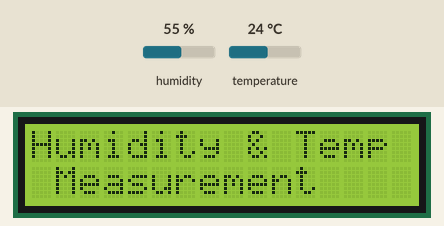
Simulated run of this sketch. Board: Arduino Uno, built with avr-gcc and run on an emulated ATmega328P. On the bench: 16×2 character LCD. The test bench sets the inputs (shaded band); at power-on: humidity 55 %, temperature 24 °C. The modem accepts every AT command (registered, SIM ready, sends succeed) and sends nothing else; what the sketch prints to the serial monitor is not drawn.

Above: at 0.1 s.
At 2.1 s:
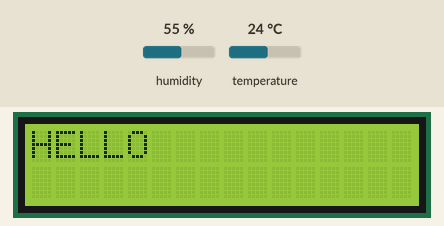
At 13.7 s:
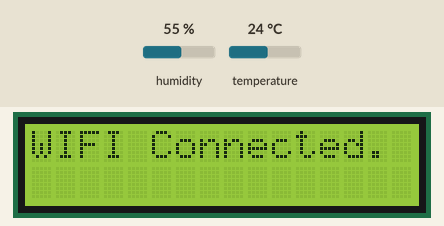
At 14.7 s:
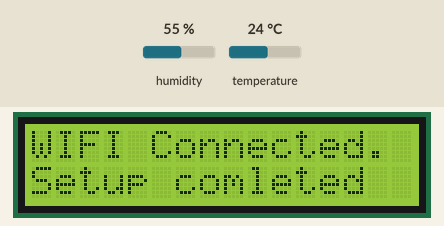
At 17.7 s:
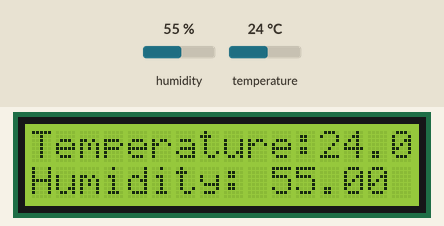

Measured:
- what the display in image 1 shows lasts 2.0 s, from 2.1 s to 4.1 s
- what the display in image 2 shows lasts 1.0 s, from 13.7 s to 14.7 s
- what the display in image 3 shows lasts 3.0 s, from 14.7 s to 17.7 s

The sketch:

bbbbbb.ino
```cpp
#include <SoftwareSerial.h>

SoftwareSerial espSerial =  SoftwareSerial(2,3);
#include <DHT.h>
#include <LiquidCrystal.h>
LiquidCrystal lcd(14,15,16,17,18,19);
#define DHTPIN 12
#define DHTTYPE DHT11
DHT dht(DHTPIN, DHTTYPE);

String apiKey = "UM71PM0QOBX00QEP";

String ssid="Link 16p";

String password ="123456*123";

boolean DEBUG=true;

//========================================================================

void showResponse(int waitTime){

    long t=millis();

    char c;

    while (t+waitTime>millis()){

      if (espSerial.available()){

        c=espSerial.read();

        if (DEBUG) Serial.print(c);

      }

    }


}

//========================================================================

boolean thingSpeakWrite(float value1, float value2){

  String cmd = "AT+CIPSTART=\"TCP\",\"";                  // TCP connection

  cmd += "184.106.153.149";                               // api.thingspeak.com

  cmd += "\",80";

  espSerial.println(cmd);

  if (DEBUG) Serial.println(cmd);

  if(espSerial.find("Error")){

    if (DEBUG) Serial.println("AT+CIPSTART error");

    return false;

  }

  String getStr = "GET /update?api_key=";

  getStr += apiKey;

   getStr +="&field1=";

  getStr += String(value1);

  getStr +="&field2=";

  getStr += String(value2);

    getStr += "\r\n\r\n";

  // send data length

  cmd = "AT+CIPSEND=";

  cmd += String(getStr.length());

  espSerial.println(cmd);

  if (DEBUG)  Serial.println(cmd);


  delay(100);

  if(espSerial.find(">")){

    espSerial.print(getStr);

    if (DEBUG)  Serial.print(getStr);

  }

  else{

    espSerial.println("AT+CIPCLOSE");


    if (DEBUG)   Serial.println("AT+CIPCLOSE");

    return false;

  }

  return true;

}

//================================================================================ setup

void setup() {

 lcd.begin(16, 2);

 lcd.clear();

 lcd.print("Humidity & Temp");

 lcd.setCursor(0,1);

 lcd.print(" Measurement");

 delay(2000);

 lcd.clear();

 //lcd.print("READY");

 //lcd.setCursor(0,1);

 lcd.print("HELLO");

 delay(2000);

 Serial.begin(9600);

 lcd.clear();

 lcd.print("WIFI Connecting");

 lcd.setCursor(0,1);

 lcd.print("Please wait....");


  DEBUG=true;

  Serial.begin(9600);


  dht.begin();

  espSerial.begin(9600);


  espSerial.println("AT+RST");

  showResponse(1000);

  espSerial.println("AT+UART_CUR=9600,8,1,0,0");

  showResponse(1000);


  espSerial.println("AT+CWMODE=1");

  showResponse(1000);

  espSerial.println("AT+CWJAP=\""+ssid+"\",\""+password+"\"");

  showResponse(5000);

 if (DEBUG)  Serial.println("Setup completed");

 delay(1500);

 lcd.clear();

 lcd.print("WIFI Connected.");

 delay(1000);

 lcd.setCursor(0,1);

 lcd.print("Setup comleted");

 delay(3000);

}


// ====================================================================== loop

void loop() {


  // Read sensor values

   float t = dht.readTemperature();

   float h = dht.readHumidity();

        if (isnan(t) || isnan(h)) {

        if (DEBUG) Serial.println("Failed to read from DHT");

      }

      else {

          if (DEBUG)  Serial.println("Temp="+String(t)+" *C");

           lcd.setCursor(0,0);

           lcd.print("Temperature:");

           lcd.print(t);

          if (DEBUG) Serial.println("Humidity="+String(h)+" %");

          lcd.setCursor(0,1);

          lcd.print("Humidity: ");

          lcd.print(h);

          thingSpeakWrite(t,h);
      }


  delay(16000);

}
```
